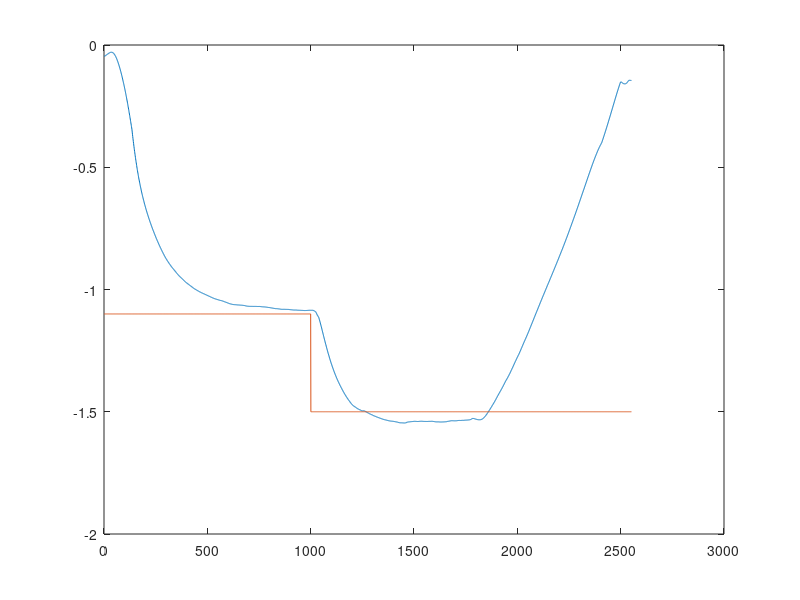

This figure's MATLAB source:
data = load('RSdata.mat');

plot(data.rt_actual_position.signals.values(:, 3))
hold on
plot(data.rt_target_coordinates.signals.values(:, 3))
